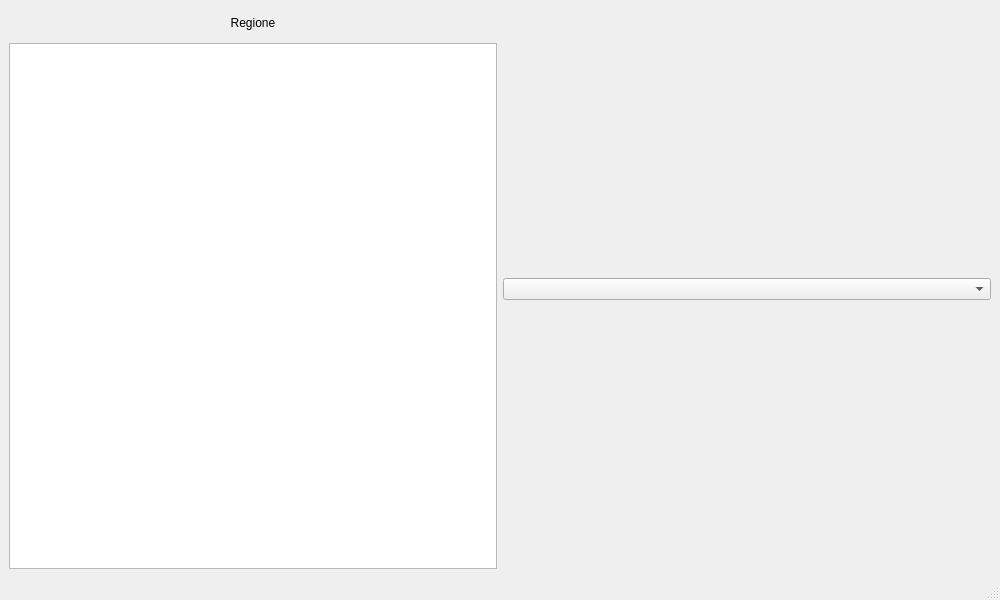
<?xml version="1.0" encoding="UTF-8"?>
<ui version="4.0">
 <class>DataSummaryWindow</class>
 <widget class="QMainWindow" name="DataSummaryWindow">
  <property name="geometry">
   <rect>
    <x>0</x>
    <y>0</y>
    <width>1000</width>
    <height>600</height>
   </rect>
  </property>
  <property name="minimumSize">
   <size>
    <width>1000</width>
    <height>600</height>
   </size>
  </property>
  <property name="windowTitle">
   <string>MainWindow</string>
  </property>
  <widget class="QWidget" name="centralwidget">
   <layout class="QHBoxLayout" name="horizontalLayout_5">
    <item>
     <layout class="QHBoxLayout" name="columnsLayout">
      <item>
       <layout class="QVBoxLayout" name="tableArea">
        <item>
         <widget class="QLabel" name="label">
          <property name="sizePolicy">
           <sizepolicy hsizetype="Preferred" vsizetype="Preferred">
            <horstretch>85</horstretch>
            <verstretch>5</verstretch>
           </sizepolicy>
          </property>
          <property name="text">
           <string>Regione</string>
          </property>
          <property name="textFormat">
           <enum>Qt::AutoText</enum>
          </property>
          <property name="scaledContents">
           <bool>false</bool>
          </property>
          <property name="alignment">
           <set>Qt::AlignCenter</set>
          </property>
         </widget>
        </item>
        <item>
         <widget class="QTableWidget" name="tableWidget">
          <property name="sizePolicy">
           <sizepolicy hsizetype="Preferred" vsizetype="Preferred">
            <horstretch>85</horstretch>
            <verstretch>95</verstretch>
           </sizepolicy>
          </property>
         </widget>
        </item>
       </layout>
      </item>
      <item>
       <layout class="QVBoxLayout" name="chartsArea">
        <item>
         <widget class="QComboBox" name="regionPicker">
          <property name="sizePolicy">
           <sizepolicy hsizetype="Minimum" vsizetype="Fixed">
            <horstretch>20</horstretch>
            <verstretch>0</verstretch>
           </sizepolicy>
          </property>
         </widget>
        </item>
       </layout>
      </item>
     </layout>
    </item>
   </layout>
  </widget>
  <widget class="QMenuBar" name="menubar">
   <property name="geometry">
    <rect>
     <x>0</x>
     <y>0</y>
     <width>1000</width>
     <height>21</height>
    </rect>
   </property>
  </widget>
  <widget class="QStatusBar" name="statusbar"/>
 </widget>
 <resources/>
 <connections/>
</ui>
